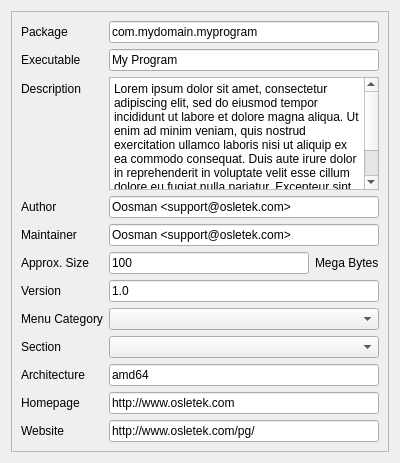
<?xml version="1.0" encoding="UTF-8"?>
<ui version="4.0">
 <class>ControlWidget</class>
 <widget class="QWidget" name="ControlWidget">
  <property name="geometry">
   <rect>
    <x>0</x>
    <y>0</y>
    <width>400</width>
    <height>463</height>
   </rect>
  </property>
  <property name="controlWidget" stdset="0">
   <string>Form</string>
  </property>
  <layout class="QVBoxLayout" name="verticalLayout_2">
   <item>
    <widget class="QScrollArea" name="scrollArea">
     <property name="widgetResizable">
      <bool>true</bool>
     </property>
     <widget class="QWidget" name="scrollAreaWidgetContents">
      <property name="geometry">
       <rect>
        <x>0</x>
        <y>0</y>
        <width>380</width>
        <height>443</height>
       </rect>
      </property>
      <layout class="QFormLayout" name="formLayout_2">
       <item row="0" column="0">
        <widget class="QLabel" name="labelPackage">
         <property name="text">
          <string>Package</string>
         </property>
        </widget>
       </item>
       <item row="0" column="1">
        <widget class="QLineEdit" name="lineEditPacakge">
         <property name="text">
          <string>com.mydomain.myprogram</string>
         </property>
         <property name="placeholderText">
          <string>com.mydomain.myprogram</string>
         </property>
        </widget>
       </item>
       <item row="1" column="0">
        <widget class="QLabel" name="labelName">
         <property name="text">
          <string>Executable</string>
         </property>
        </widget>
       </item>
       <item row="1" column="1">
        <widget class="QLineEdit" name="lineEditName">
         <property name="text">
          <string>My Program</string>
         </property>
         <property name="placeholderText">
          <string>My Program</string>
         </property>
        </widget>
       </item>
       <item row="2" column="0">
        <widget class="QLabel" name="labelDescription">
         <property name="text">
          <string>Description</string>
         </property>
        </widget>
       </item>
       <item row="2" column="1">
        <widget class="QPlainTextEdit" name="plainTextEditDescription">
         <property name="plainText">
          <string>Lorem ipsum dolor sit amet, consectetur adipiscing elit, sed do eiusmod tempor incididunt ut labore et dolore magna aliqua. Ut enim ad minim veniam, quis nostrud exercitation ullamco laboris nisi ut aliquip ex ea commodo consequat. Duis aute irure dolor in reprehenderit in voluptate velit esse cillum dolore eu fugiat nulla pariatur. Excepteur sint occaecat cupidatat non proident, sunt in culpa qui officia deserunt mollit anim id est laborum</string>
         </property>
         <property name="placeholderText">
          <string>Lorem ipsum dolor sit amet, consectetur adipiscing elit, sed do eiusmod tempor incididunt ut labore et dolore magna aliqua. Ut enim ad minim veniam, quis nostrud exercitation ullamco laboris nisi ut aliquip ex ea commodo consequat. Duis aute irure dolor in reprehenderit in voluptate velit esse cillum dolore eu fugiat nulla pariatur. Excepteur sint occaecat cupidatat non proident, sunt in culpa qui officia deserunt mollit anim id est laborum</string>
         </property>
        </widget>
       </item>
       <item row="4" column="0">
        <widget class="QLabel" name="labelAuthor">
         <property name="text">
          <string>Author</string>
         </property>
        </widget>
       </item>
       <item row="4" column="1">
        <widget class="QLineEdit" name="lineEditAuthor">
         <property name="text">
          <string>Oosman &lt;support@osletek.com&gt;</string>
         </property>
         <property name="placeholderText">
          <string>Oosman &lt;support@osletek.com&gt;</string>
         </property>
        </widget>
       </item>
       <item row="5" column="0">
        <widget class="QLabel" name="labelMaintainer">
         <property name="text">
          <string>Maintainer</string>
         </property>
        </widget>
       </item>
       <item row="5" column="1">
        <widget class="QLineEdit" name="lineEditMaintainer">
         <property name="text">
          <string>Oosman &lt;support@osletek.com&gt;</string>
         </property>
         <property name="placeholderText">
          <string>Oosman &lt;support@osletek.com&gt;</string>
         </property>
        </widget>
       </item>
       <item row="6" column="0">
        <widget class="QLabel" name="labelApproxSizeKb">
         <property name="text">
          <string>Approx. Size</string>
         </property>
        </widget>
       </item>
       <item row="6" column="1">
        <layout class="QHBoxLayout" name="horizontalLayout">
         <item>
          <widget class="QLineEdit" name="lineEditApproxSizeMb">
           <property name="text">
            <string>100</string>
           </property>
          </widget>
         </item>
         <item>
          <widget class="QLabel" name="MegaBytes">
           <property name="text">
            <string>Mega Bytes</string>
           </property>
          </widget>
         </item>
        </layout>
       </item>
       <item row="7" column="0">
        <widget class="QLabel" name="labelVersion">
         <property name="text">
          <string>Version</string>
         </property>
        </widget>
       </item>
       <item row="7" column="1">
        <widget class="QLineEdit" name="lineEditVersion">
         <property name="text">
          <string>1.0</string>
         </property>
         <property name="placeholderText">
          <string>1.0</string>
         </property>
        </widget>
       </item>
       <item row="9" column="0">
        <widget class="QLabel" name="labelSection">
         <property name="text">
          <string>Section</string>
         </property>
        </widget>
       </item>
       <item row="9" column="1">
        <widget class="QComboBox" name="comboBoxSection"/>
       </item>
       <item row="10" column="0">
        <widget class="QLabel" name="labelArchitecture">
         <property name="text">
          <string>Architecture</string>
         </property>
        </widget>
       </item>
       <item row="10" column="1">
        <widget class="QLineEdit" name="lineEditArchitecture">
         <property name="text">
          <string>amd64</string>
         </property>
         <property name="placeholderText">
          <string>amd64</string>
         </property>
        </widget>
       </item>
       <item row="12" column="0">
        <widget class="QLabel" name="labelHomepage">
         <property name="text">
          <string>Homepage</string>
         </property>
        </widget>
       </item>
       <item row="12" column="1">
        <widget class="QLineEdit" name="lineEditHomepage">
         <property name="text">
          <string>http://www.osletek.com</string>
         </property>
         <property name="placeholderText">
          <string>http://www.osletek.com</string>
         </property>
        </widget>
       </item>
       <item row="13" column="0">
        <widget class="QLabel" name="labelWebsite">
         <property name="text">
          <string>Website</string>
         </property>
        </widget>
       </item>
       <item row="13" column="1">
        <widget class="QLineEdit" name="lineEditWebsite">
         <property name="text">
          <string>http://www.osletek.com/pg/</string>
         </property>
         <property name="placeholderText">
          <string>http://www.osletek.com/pg/</string>
         </property>
        </widget>
       </item>
       <item row="8" column="0">
        <widget class="QLabel" name="labelMenuCategory">
         <property name="text">
          <string>Menu Category</string>
         </property>
        </widget>
       </item>
       <item row="8" column="1">
        <widget class="QComboBox" name="comboBoxMenuCategory"/>
       </item>
      </layout>
     </widget>
    </widget>
   </item>
  </layout>
 </widget>
 <resources/>
 <connections/>
</ui>
